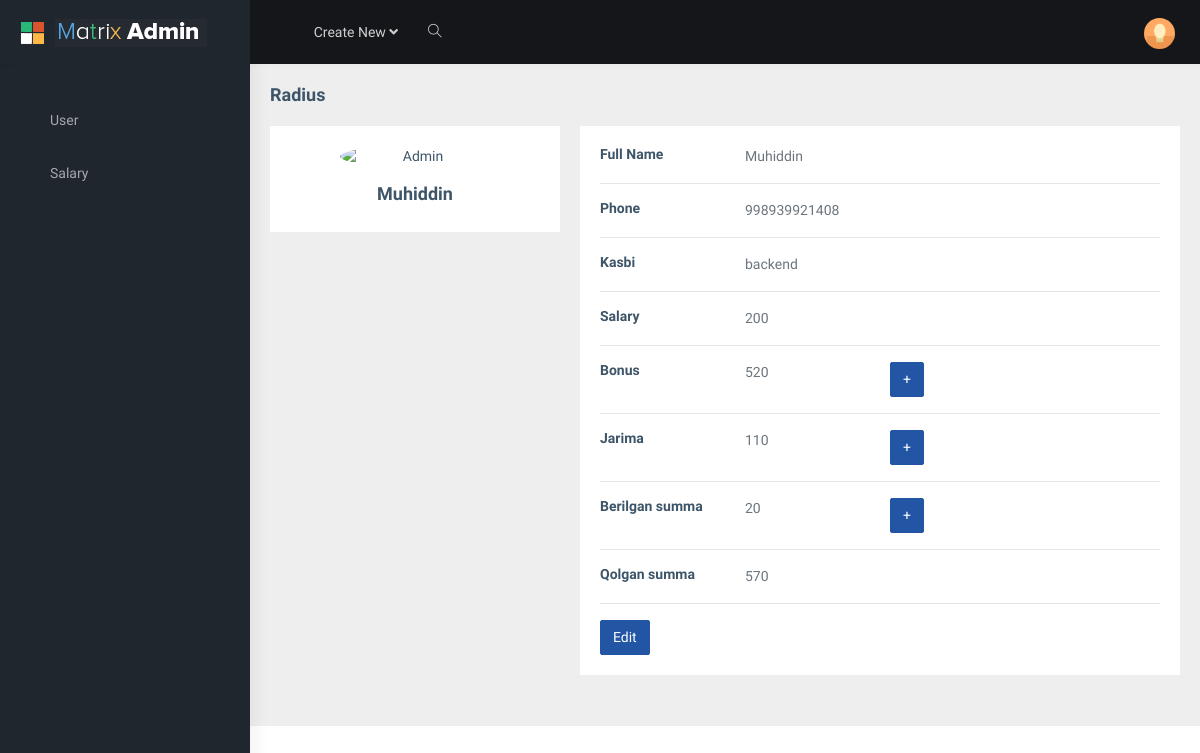
The page /api/admin/salaryprofil/1/ (signed in) on the database its author committed.
### salary/models.py (models this page shows, shortened)
class Workers(models.Model):
    CHOICES = (
        ('true', 'TRUE'),
        ('false', 'FALSE')
    )
    full_name = models.CharField(max_length=125)
    phone = models.CharField(max_length=12)
    age = models.IntegerField(default=0)
    job = models.CharField(max_length=125)
    birthday = models.DateField(auto_now=False, auto_now_add=False, blank=True, null=True)
    salary = models.IntegerField(default=0)
    telegram_id = models.CharField(max_length=125)
    bons = models.IntegerField(default=0)
    fine = models.IntegerField(default=0)
    give = models.IntegerField(default=0)
    residue = models.IntegerField(default=0)
    step = models.IntegerField(default=0)
    clock_in = models.TimeField(blank=True, null=True)
    clock_out = models.TimeField(blank=True, null=True)
    month = models.DateField(blank=True, null=True)
    image = models.CharField(blank=True, null=True, max_length=125)
    type = models.CharField(max_length=12, blank=True, null=True)
    status = models.CharField(max_length=25, choices=CHOICES, default='true', blank=True, null=True)

### salary/views.py (the view)
# urls.py: path('salaryprofil/<int:id>/', salaryProfilView, name='salaryprofil'),
def salaryProfilView(request, id):
    if not request.user.is_authenticated:
        return HttpResponseRedirect(reverse_lazy('login'))
    user = Workers.objects.get(id=id)
    context = {
        'user': user
    }
    return render(request, 'admin/salaryprofil.html', context)

### salary/templates/admin/salaryprofil.html (shortened to what this page needs)
{% extends 'base.html' %}
{% load static %}
{% block content %}
    <div class="main-body">
          <div class="row gutters-sm">
            <div class="col-md-4 mb-3">
              <div class="card">
                <div class="card-body">
                  <div class="d-flex flex-column align-items-center text-center">
                    <img src="https://bootdey.com/img/Content/avatar/avatar7.png" alt="Admin" class="rounded-circle" width="150">
                    <div class="mt-3">
                      <h4>{{user.full_name}}</h4>
                    </div>
                  </div>
                </div>
              </div>
            </div>
            <div class="col-md-8">
              <div class="card mb-3">
                <div class="card-body">
                  <div class="row">
                    <div class="col-sm-3">
                      <h6 class="mb-0">Full Name</h6>
                    </div>
                    <div class="col-sm-9 text-secondary">
                      {{user.full_name}}
                    </div>
                  </div>
                  <hr>
                  <div class="row">
                    <div class="col-sm-3">
                      <h6 class="mb-0">Phone</h6>
                    </div>
                    <div class="col-sm-9 text-secondary">
                      {{user.phone}}
                    </div>
                  </div>
                  <hr>
                  <div class="row">
                    <div class="col-sm-3">
                      <h6 class="mb-0">Kasbi</h6>
                    </div>
                    <div class="col-sm-9 text-secondary">
                      {{user.job}}
                    </div>
                  </div>
                  <hr>
                  <div class="row">
                    <div class="col-sm-3">
                      <h6 class="mb-0">Salary</h6>
                    </div>
                    <div class="col-sm-9 text-secondary">
                      {{user.salary}}
                    </div>
                  </div>
                  <hr>
                  <div class="row">
                    <div class="col-sm-3">
                      <h6 class="mb-0">Bonus</h6>
                    </div>
                    <div class="col-sm-3 text-secondary">
                      {{user.bons}}
                    </div>
                    <div class="col-sm-3 text-secondary">
                      <a href="{% url 'addbons' user.id %}" class="btn btn-info ">+</a>
                    </div>
                  </div>
                  <hr>
                  <div class="row">
                    <div class="col-sm-3">
                      <h6 class="mb-0">Jarima</h6>
                    </div>
                    <div class="col-sm-3 text-secondary">
                      {{user.fine}}
                    </div>
                    <div class="col-sm-3 text-secondary">
                      <a href="{% url 'addfine' user.id %}" class="btn btn-info ">+</a>
                    </div>
                  </div>
                  <hr>
                  <div class="row">
                    <div class="col-sm-3">
                      <h6 class="mb-0">Berilgan summa</h6>
                    </div>
                    <div class="col-sm-3 text-secondary">
                      {{user.give}}
                    </div>
                    <div class="col-sm-3 text-secondary">
                      <a href="{% url 'addgive' user.id %}" class="btn btn-info ">+</a>
                    </div>
                  </div>
                  <hr>
                  <div class="row">
                    <div class="col-sm-3">
                      <h6 class="mb-0">Qolgan summa</h6>
                    </div>
                    <div class="col-sm-3 text-secondary">
                      {{user.residue}}
                    </div>
                  </div>
                  <hr>
                  <div class="row">
                    <div class="col-sm-12">
                      <a class="btn btn-info " href="{% url 'edit_salary' user.id %}">Edit</a>
                    </div>
                  </div>
                </div>
              </div>
            </div>
          </div>
        </div>
{% endblock content%}

### rows shown on the page
Workers: full_name "Muhiddin", phone "998939921408", job "backend", salary "200", bons "520", fine "110", give "20", residue "570"
